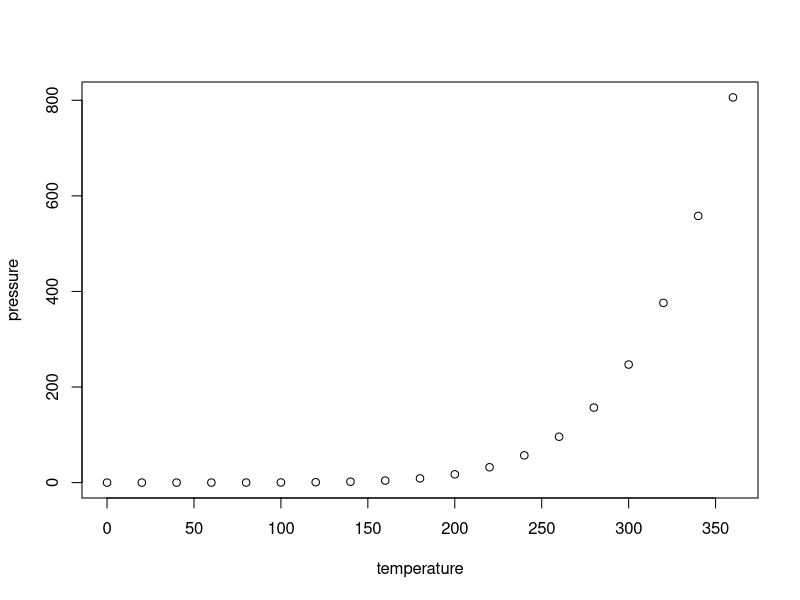
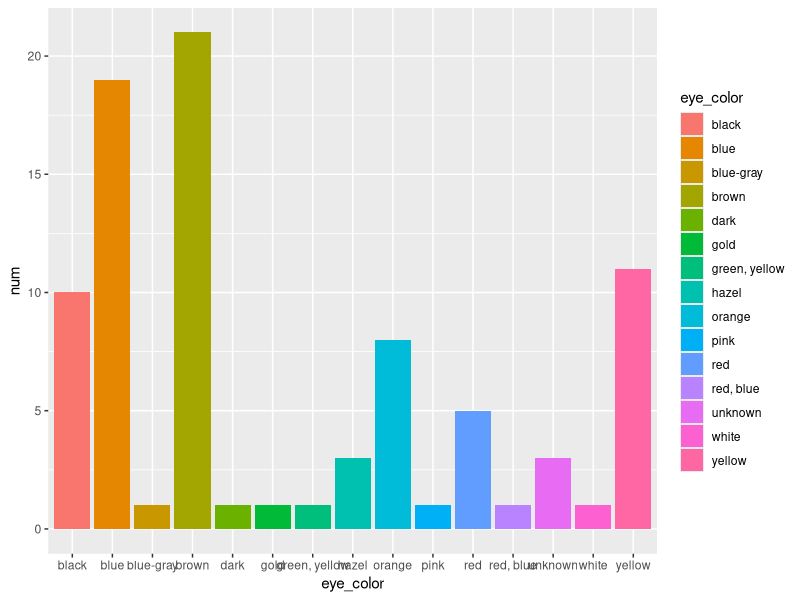
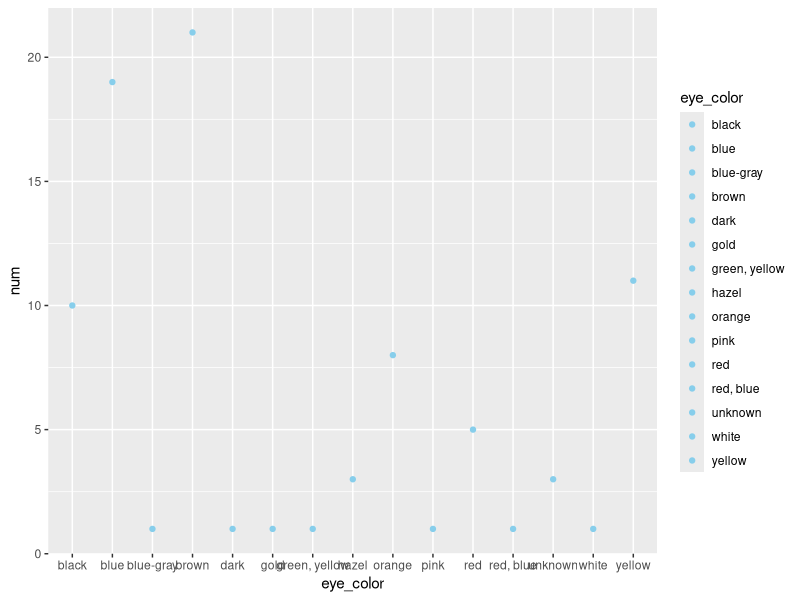
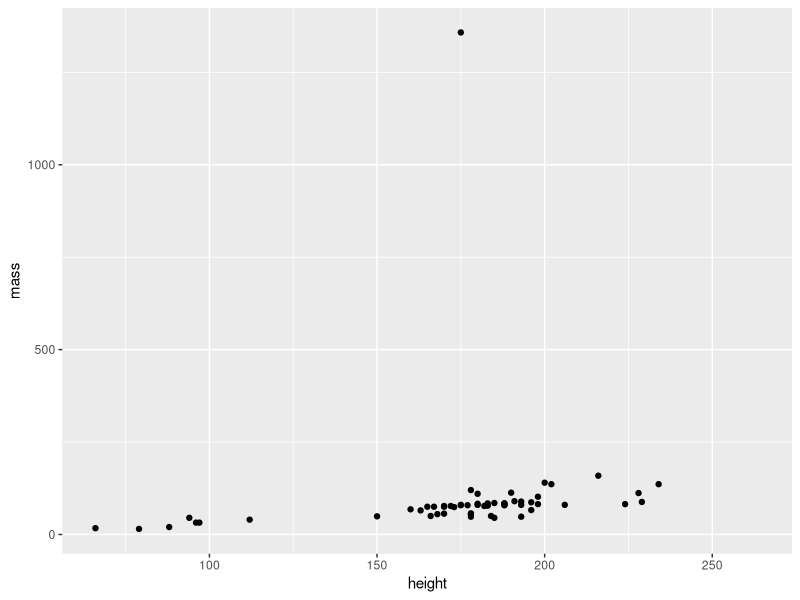
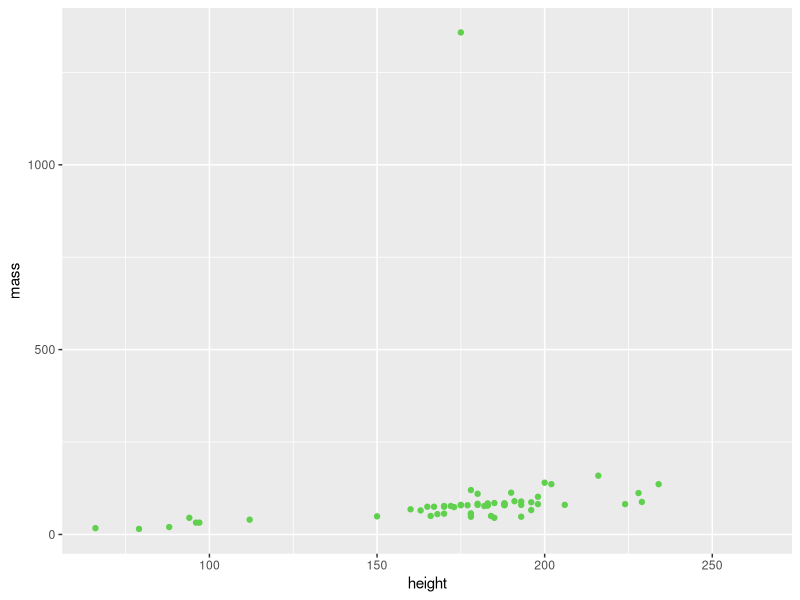
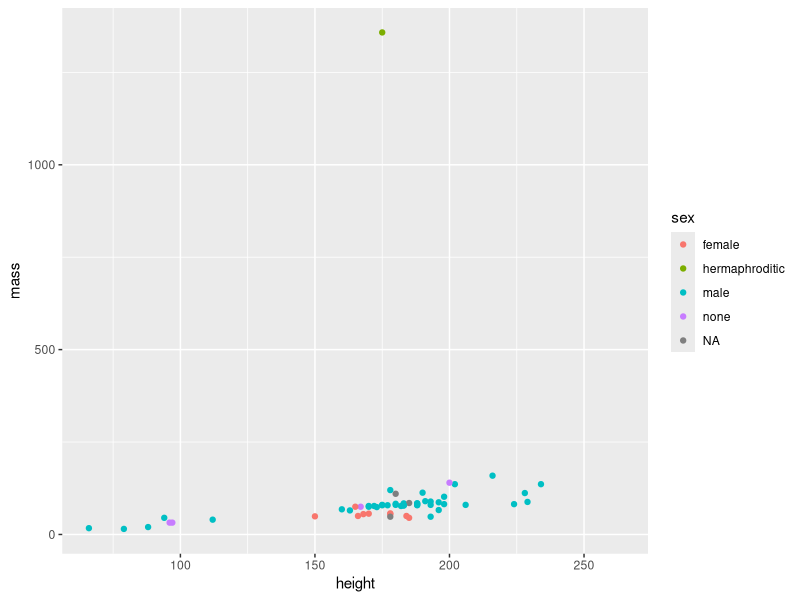
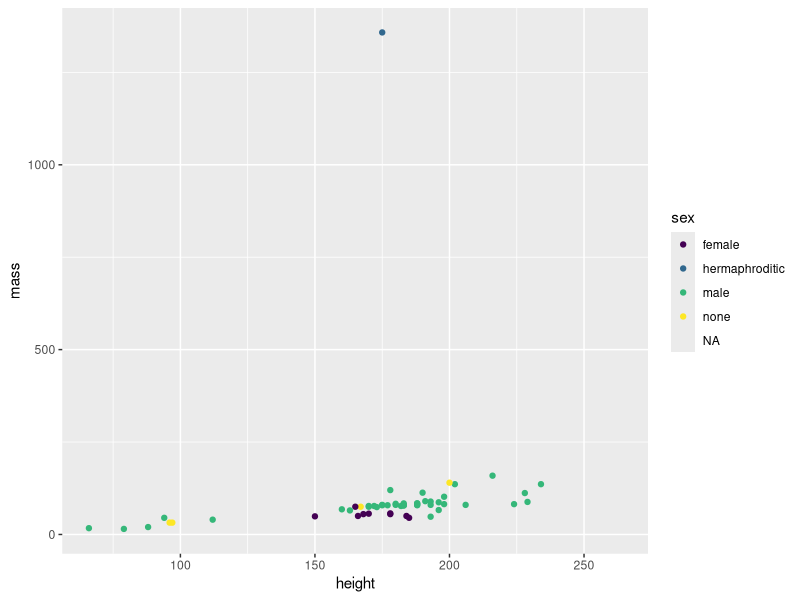
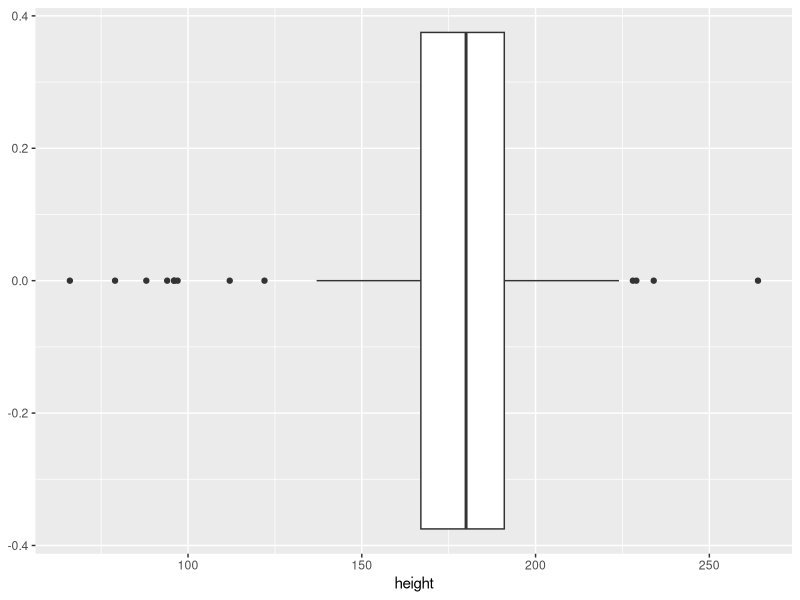

Recreate these plots in R, in order.
## ---- chunk 1
knitr::opts_chunk$set(echo = TRUE)
## ---- chunk 2
summary(cars)
## ---- chunk 3
plot(pressure)
## ---- chunk 4
library(tidyverse)
data("starwars")
## ---- chunk 5
library(dbplyr)
e=starwars %>% group_by(eye_color) %>% summarize(num=n())
ggplot(e, aes(x=eye_color,y=num,fill=eye_color))+geom_col()
## ---- chunk 6
e=starwars %>% group_by(eye_color) %>% summarize(num=n())
ggplot(e, aes(x=eye_color, y=num, fill=eye_color))+geom_point(color="skyblue")
## ---- chunk 7
ggplot(starwars, aes(height, mass))+geom_point()
## ---- chunk 8
ggplot(starwars, aes(height, mass))+geom_point(color="006699")
## ---- chunk 9
ggplot(starwars, aes(height, mass, color=sex))+geom_point()
## ---- chunk 10
library(RColorBrewer)
library(viridis)
ggplot(starwars, aes(height, mass, color=sex))+geom_point()+scale_color_viridis(discrete= TRUE, option="c")
## ---- chunk 11
ggplot(starwars, aes(height))+geom_boxplot()
## ---- chunk 12
ggplot(starwars, aes(species, height))+geom_boxplot()
## ---- chunk 13
library(viridis)
ggplot(starwars, aes(height, mass, color=as.factor(birth_year)))+geom_point()+scale_color_viridis(discrete=TRUE, option="D")

## ---- chunk 14
library(RColorBrewer)
ggplot(starwars, aes(height, mass, color=as.factor(skin_color)))+geom_point()+scale_color_brewer(type="seq",1,1, aesthetics = "skyblue")
## ---- chunk 15
ggplot(starwars, aes(height, sex))+geom_point()+facet_wrap(~species)
